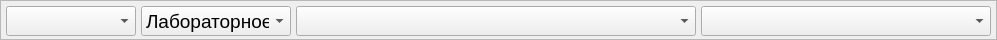
     <widget class="QFrame" name="frame_title">
      <property name="minimumSize">
       <size>
        <width>0</width>
        <height>40</height>
       </size>
      </property>
      <property name="maximumSize">
       <size>
        <width>16777215</width>
        <height>40</height>
       </size>
      </property>
      <property name="frameShape">
       <enum>QFrame::StyledPanel</enum>
      </property>
      <property name="frameShadow">
       <enum>QFrame::Raised</enum>
      </property>
      <layout class="QHBoxLayout" name="horizontalLayout">
       <property name="spacing">
        <number>5</number>
       </property>
       <property name="leftMargin">
        <number>5</number>
       </property>
       <property name="topMargin">
        <number>5</number>
       </property>
       <property name="rightMargin">
        <number>5</number>
       </property>
       <property name="bottomMargin">
        <number>5</number>
       </property>
       <item>
        <widget class="QComboBox" name="combo_dates">
         <property name="minimumSize">
          <size>
           <width>130</width>
           <height>30</height>
          </size>
         </property>
         <property name="maximumSize">
          <size>
           <width>130</width>
           <height>30</height>
          </size>
         </property>
         <property name="font">
          <font>
           <family>Arial</family>
           <pointsize>14</pointsize>
          </font>
         </property>
        </widget>
       </item>
       <item>
        <widget class="QComboBox" name="combo_type_test">
         <property name="minimumSize">
          <size>
           <width>130</width>
           <height>30</height>
          </size>
         </property>
         <property name="maximumSize">
          <size>
           <width>150</width>
           <height>30</height>
          </size>
         </property>
         <property name="font">
          <font>
           <family>Arial</family>
           <pointsize>14</pointsize>
          </font>
         </property>
         <item>
          <property name="text">
           <string>Лабораторное</string>
          </property>
         </item>
         <item>
          <property name="text">
           <string>Каскадом</string>
          </property>
         </item>
         <item>
          <property name="text">
           <string>Конвейерное</string>
          </property>
         </item>
         <item>
          <property name="text">
           <string>Температурное</string>
          </property>
         </item>
        </widget>
       </item>
       <item>
        <widget class="QComboBox" name="combo_test">
         <property name="minimumSize">
          <size>
           <width>400</width>
           <height>30</height>
          </size>
         </property>
         <property name="maximumSize">
          <size>
           <width>400</width>
           <height>30</height>
          </size>
         </property>
         <property name="font">
          <font>
           <family>Arial</family>
           <pointsize>14</pointsize>
          </font>
         </property>
        </widget>
       </item>
       <item>
        <widget class="QComboBox" name="combo_type">
         <property name="minimumSize">
          <size>
           <width>290</width>
           <height>30</height>
          </size>
         </property>
         <property name="maximumSize">
          <size>
           <width>290</width>
           <height>30</height>
          </size>
         </property>
         <property name="font">
          <font>
           <family>Arial</family>
           <pointsize>14</pointsize>
          </font>
         </property>
        </widget>
       </item>
      </layout>
     </widget>
